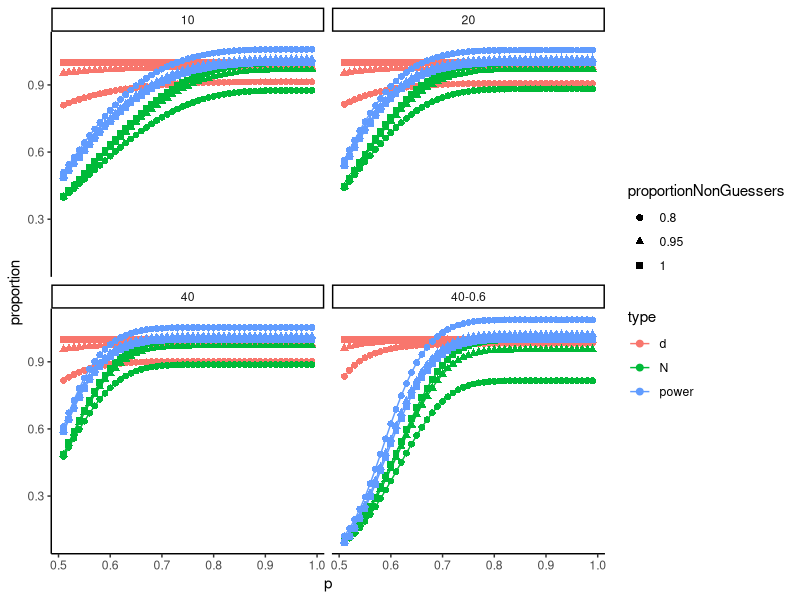
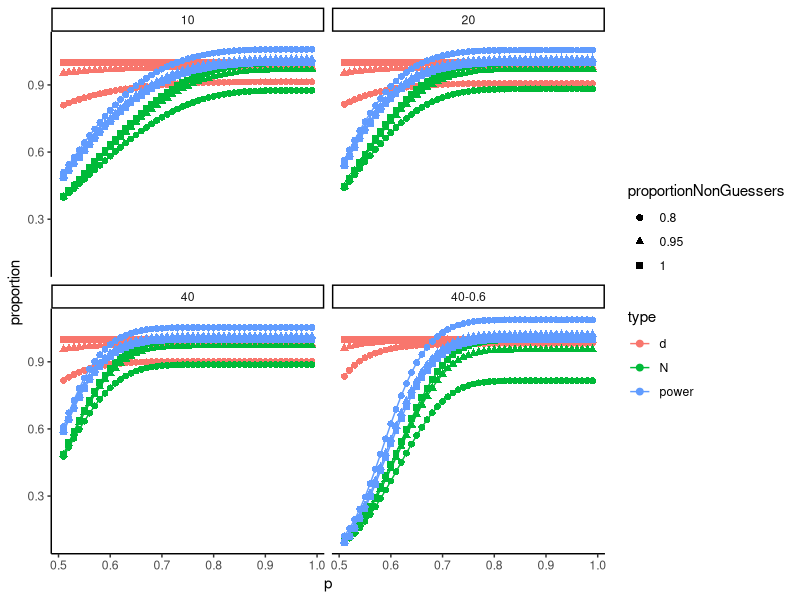

These figures' R source, in order:
### Effects of outlier exclusion due to accuracy on participant numbers and effect size
#     Copyright (C) 2023  Leonardo Jost
# 
# This program is free software: you can redistribute it and/or modify
# it under the terms of the GNU General Public License as published by
# the Free Software Foundation, either version 3 of the License, or
# (at your option) any later version.
# 
# This program is distributed in the hope that it will be useful,
# but WITHOUT ANY WARRANTY; without even the implied warranty of
# MERCHANTABILITY or FITNESS FOR A PARTICULAR PURPOSE.  See the
# GNU General Public License for more details.
# 
# You should have received a copy of the GNU General Public License
# along with this program.  If not, see <https://www.gnu.org/licenses/>.

library(pwr)
library(ggplot2)

#function to calculate effects
#n - number of trials
#p - probability to solve trials
#c - chance level
#x - proportion of non-guessers
#e - exclusion level (typically chance level)
calculateNewEffects=function(n,p,c,g,e=c){
  #calculate the number of persons performing above chance level
  Nsolvers=c(t((1-pbinom(n*e,n,p))%*%t(g))) #these depend on p (vector) -> convert matrix to vector
  Nguessers=rep((1-pbinom(n*e,n,c))*(1-g),length(p))  #these do not depend on p (no vector) -> repeat to same length
  #calculate new values
  Nnew=Nsolvers+Nguessers #new number of persons after exclusion
  gn=Nsolvers/Nnew #new proportion of non-guessers
  #calculate number of participants necessary for power of .8 in original sample
  NOriginal=rep(0,length(g))
  for(i in 1:length(g)){
    NOriginal[i]=pwr.t.test(power=0.8,d=g[i],type="two.sample",alternative="two.sided")$n
  }
  #new power
  powerNew=pwr.t.test(n=NOriginal*Nnew,d=gn,type="two.sample",alternative="two.sided")$power/0.8
  #data frame for saving (3 values for each p/x combination)
  dataframe=data.frame(numberOfTrials=n,
                       p=rep(p,3,each=length(g)),
                       proportionNonGuessers=as.factor(rep(g,3*length(p))),
                       type=rep(c("N","d","power"),each=length(p)*length(g)),
                       value=c(Nnew,gn,powerNew))
  return(dataframe)
}
p=0.5+c(1:49)/100 #probability to solve tasks
c=0.5 #chance level
g=c(0.8,0.95,1) #proportion of non-guessers
dat10=calculateNewEffects(10,p,c,g)
dat20=calculateNewEffects(20,p,c,g)
dat40=calculateNewEffects(40,p,c,g)
dat406=calculateNewEffects(40,p,c,g,0.6)
dat406$numberOfTrials="40-0.6"
datFull=rbind(dat10,dat20,dat40,dat406)


ggplot(datFull,aes(x=p,y=value,color=type,shape=proportionNonGuessers)) +
  stat_summary(na.rm=TRUE, fun=mean, geom="line") +
  stat_summary(na.rm=TRUE, fun=mean, geom="point", size=2) +
  facet_wrap(~numberOfTrials) + 
  labs(y="proportion", x="p") +
  #geom_hline(yintercept=0.8) +
  theme_classic()
ggsave("figs/powerComparison.png",width=1920, height=1080,unit="px",dpi=100)
